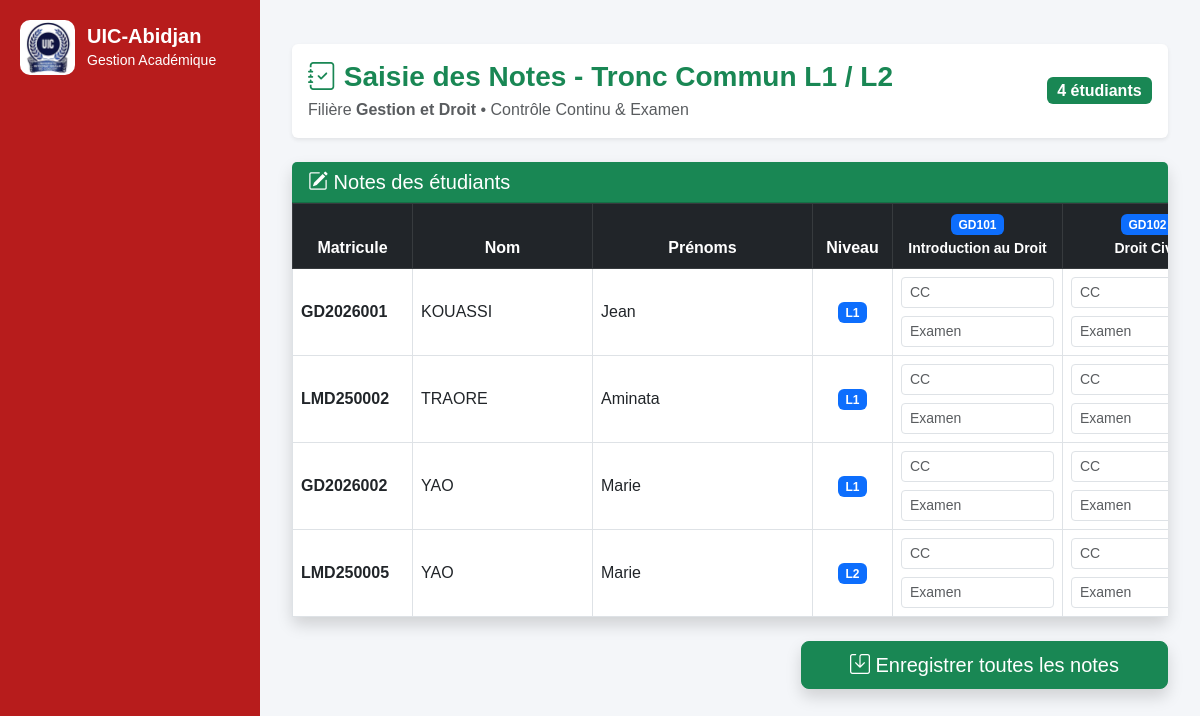
The app's page /lmd/tronc-commun/notes/ with its own data.
### lmd/models.py (models this page shows, shortened)
class ECUE(models.Model):
    ue = models.ForeignKey(
        UE,
        on_delete=models.CASCADE,
        related_name="ecues"
    )
    code = models.CharField(max_length=20)
    libelle = models.CharField(max_length=200)
    coefficient = models.IntegerField(default=1)
    credit = models.IntegerField(default=1)
    ordre = models.IntegerField(default=1)
    semestre = models.CharField(
        max_length=5,
        choices=[
            ("S1", "Semestre 1"),
            ("S2", "Semestre 2"),
        ],
        default="S1"
    )

class EtudiantLMD(models.Model):
    user = models.OneToOneField(
        User,
        on_delete=models.CASCADE,
        null=True,
        blank=True,
        related_name="etudiant_lmd"
    )
    matricule = models.CharField(
        max_length=50,
        unique=True,
        db_index=True
    )
    nom = models.CharField(
        max_length=100,
        db_index=True
    )
    prenoms = models.CharField(
        max_length=150
    )
    sexe = models.CharField(
        max_length=1,
        choices=(
            ('M', 'Masculin'),
            ('F', 'Féminin'),
        )
    )
    STATUTS = [
        ("AF", "Affecté"),
        ("NF", "Non Affecté"),
    ]
    statut = models.CharField(
        max_length=20,
        choices=STATUTS,
        default="NF"
    )
    date_naissance = models.DateField(
        null=True,
        blank=True
    )
    lieu_naissance = models.CharField(
        max_length=100,
        blank=True,
        null=True
    )
    telephone = models.CharField(
        max_length=30,
        blank=True
    )
    email = models.EmailField(
        blank=True
    )
    NIVEAUX = [
        ("L1", "Licence 1"),
        ("L2", "Licence 2"),
        ("L3", "Licence 3"),
        ("M1", "Master 1"),
        ("M2", "Master 2"),
        ("DOC", "Doctorat"),
    ]
    niveau = models.CharField(
        max_length=10,
        choices=NIVEAUX,
        db_index=True
    )
    filiere = models.ForeignKey(
        "FiliereLMD",
        on_delete=models.CASCADE,
        related_name="etudiants"
    )
    annee_academique = models.CharField(
        max_length=20,
        db_index=True
    )
    date_inscription = models.DateTimeField(
        auto_now_add=True
    )
    actif = models.BooleanField(
        default=True
    )
    class Meta:
        ordering = [
            "nom",
            "prenoms"
        ]
        constraints = [
            models.UniqueConstraint(
                fields=[
                    "matricule",
                    "annee_academique"
                ],
                name="unique_etudiant_annee"
            )
        ]

### lmd/views.py (the view, shortened to what this page needs)
# urls.py: path("tronc-commun/notes/",views.tronc_commun_notes,name="tronc_commun_notes"),
def tronc_commun_notes(request):
    semestre = request.GET.get(
        "semestre",
        "S1"
    )
    if semestre not in ["S1", "S2"]:
        semestre = "S1"
    filiere = get_object_or_404(
        FiliereLMD,
        Q(libelle="Gestion et Droit") |
        Q(libelle="Droit et Gestion")
    )
    etudiants = EtudiantLMD.objects.filter(
        filiere=filiere,
        niveau__in=["L1", "L2"]
    ).order_by(
        "niveau",
        "nom",
        "prenoms"
    )
    ecues = ECUE.objects.filter(
        ue__filiere=filiere,
        ue__semestre=semestre
    ).select_related(
        "ue"
    ).order_by(
        "code"
    )
    notes = NoteLMD.objects.filter(
        etudiant__in=etudiants,
        ecue__in=ecues,
        semestre=semestre,
        session="1"
    )
    notes_existantes = {}
    for note in notes:
        notes_existantes[
            (
                note.etudiant_id,
                note.ecue_id
            )
        ] = note
    for etudiant in etudiants:
        etudiant.notes_affichage = []
        for ecue in ecues:
            note = notes_existantes.get(
                (
                    etudiant.id,
                    ecue.id
                )
            )
            etudiant.notes_affichage.append({
                "ecue_id": ecue.id,
                "cc": note.cc if note else "",
                "examen": note.examen if note else "",
                "moyenne": note.moyenne if note else "",
            })
    return render(
        request,
        "lmd/trom_commun/notes.html",
        {
            "etudiants": etudiants,
            "ecues": ecues,
            "semestre": semestre,
            "filiere": filiere,
        }
    )

### lmd/templates/lmd/trom_commun/notes.html (shortened to what this page needs)
{% extends "base.html" %}
{% block content %}
<div class="container-fluid mt-4">
    <div class="card shadow-sm border-0 mb-4">
        <div class="card-body d-flex justify-content-between align-items-center flex-wrap">
            <div>
                <h3 class="fw-bold text-success mb-1">
                    <i class="bi bi-journal-check"></i>
                    Saisie des Notes - Tronc Commun L1 / L2
                </h3>
                <p class="text-muted mb-0">
                    Filière <strong>Gestion et Droit</strong> • Contrôle Continu & Examen
                </p>
            </div>
            <span class="badge bg-success fs-6">
                {{ etudiants|length }} étudiants
            </span>
        </div>
    </div>
    <form method="POST" action="{% url 'tronc_commun_notes' %}">
        <div class="card shadow border-0">
            <div class="card-header bg-success text-white">
                <h5 class="mb-0">
                    <i class="bi bi-pencil-square"></i>
                    Notes des étudiants
                </h5>
            </div>
            <div class="card-body p-0">
                <div class="table-responsive">
                    <table class="table table-bordered table-hover align-middle mb-0">
                        <thead class="table-dark text-center">
                            <tr>
                                <th style="min-width:120px;">Matricule</th>
                                <th style="min-width:180px;">Nom</th>
                                <th style="min-width:220px;">Prénoms</th>
                                <th style="min-width:80px;">Niveau</th>
                                {% for ecue in ecues %}
                                <th style="min-width:170px;">
                                    <span class="badge bg-primary">
                                        {{ ecue.code }}
                                    </span>
                                    <br>
                                    <small class="fw-bold">
                                        {{ ecue.libelle }}
                                    </small>
                                </th>
                                {% endfor %}
                            </tr>
                        </thead>
                        <tbody>
                            {% for e in etudiants %}
                            <tr>
                                <td class="fw-bold">
                                    {{ e.matricule }}
                                </td>
                                <td>
                                    {{ e.nom }}
                                </td>
                                <td>
                                    {{ e.prenoms }}
                                </td>
                                <td class="text-center">
                                    <span class="badge bg-primary">
                                        {{ e.niveau }}
                                    </span>
                                </td>
                                {% for ecue in ecues %}
                                <td>
                                    <div class="d-grid gap-2">
                                        {% for note in e.notes_affichage %}
                                        {% if note.ecue_id == ecue.id %}
                                        <input type="number" class="form-control form-control-sm"
                                            name="cc_{{ e.id }}_{{ ecue.id }}" value="{{ note.cc|default:'' }}" min="0"
                                            max="20" step="0.01" placeholder="CC">
                                        <input type="number" class="form-control form-control-sm"
                                            name="examen_{{ e.id }}_{{ ecue.id }}" value="{{ note.examen|default:'' }}"
                                            min="0" max="20" step="0.01" placeholder="Examen">
                                        {% endif %}
                                        {% endfor %}
                                    </div>
                                </td>
                                {% endfor %}
                            </tr>
                            {% endfor %}
                        </tbody>
                    </table>
                </div>
            </div>
        </div>
        <div class="text-end mt-4 mb-5">
            <button type="submit" class="btn btn-success btn-lg px-5 shadow">
                <i class="bi bi-save"></i>
                Enregistrer toutes les notes
            </button>
        </div>
    </form>
</div>
{% endblock %}

### core/templates/base.html (style rules this page uses)
body { margin: 0; font-family: Arial, sans-serif; background: #f4f6f9; }

### records on screen
ECUE: code "GD101", libelle "Introduction au Droit"
ECUE: code "GD102", libelle "Droit…"
EtudiantLMD: matricule "GD2026001", nom "KOUASSI", prenoms "Jean", niveau "L1"
EtudiantLMD: matricule "LMD250002", nom "TRAORE", prenoms "Aminata", niveau "L1"
EtudiantLMD: matricule "GD2026002", nom "YAO", prenoms "Marie", niveau "L1"
EtudiantLMD: matricule "LMD250005", nom "YAO", prenoms "Marie", niveau "L2"

### other values on screen
{{ etudiants|length }} "4"
